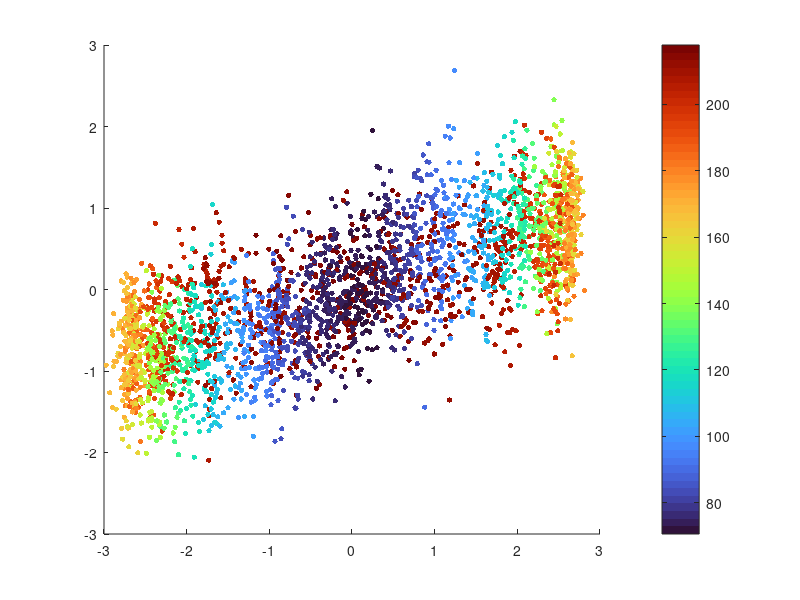

Source code (MATLAB): (Note: this script raises an error after producing the figure.)
% =========================================================================
% Project: Vehicle Dynamics & Cornering Performance Analysis
% Goal: Generate a Traction Circle (G-G Diagram) from telemetry data.
% =========================================================================

clear; clc; close all;

%% STEP 1: Generate Synthetic Telemetry Data
% Simulating 60 seconds of a lap with acceleration, braking, and cornering
time = 0:0.02:60; % 50Hz data logging rate
g = 9.81; % Acceleration due to gravity (m/s^2)

% Simulate speed (m/s) with realistic race car variations
% Base speed + sine wave for corners + random noise for sensor vibration
speed = 40 + 20*sin(2*pi*time/15) + 1.5*randn(size(time)); 

% Simulate yaw rate (rad/s) peaking when speed is lowest (mid-corner)
yaw_rate = 0.6*cos(2*pi*time/15) + 0.08*randn(size(time)); 

%% STEP 2: Signal Processing (Noise Filtering)
% Raw telemetry is unusable without filtering. Applying a moving average.
window_size = 15; % 15 samples smoothing window
smooth_speed = movmean(speed, window_size);
smooth_yaw = movmean(yaw_rate, window_size);

%% STEP 3: Vehicle Dynamics Calculations
% Calculate delta time for differentiation
dt = gradient(time);

% 1. Longitudinal Acceleration (Ax) = dv/dt
ax_ms2 = gradient(smooth_speed) ./ dt;
ax_g = ax_ms2 / g;

% 2. Lateral Acceleration (Ay) = V * YawRate
ay_ms2 = smooth_speed .* smooth_yaw;
ay_g = ay_ms2 / g; % This MUST be here before Step 4
%% STEP 4: Data Visualization (The G-G Diagram)
figure('Name', 'Vehicle Traction Circle Analysis', 'Position', [100, 100, 800, 700]);

% Create scatter plot colored by vehicle speed
% This shows *where* the grip is happening (Aero vs Mechanical)
scatter(ay_g, ax_g, 15, smooth_speed * 3.6, 'filled'); % Speed converted to km/h for colorbar
colormap(turbo); % High-contrast color map
c = colorbar;
c.Label.String = 'Vehicle Speed (km/h)';

hold on;

% Draw a theoretical friction ellipse limit (e.g., 1.5G mechanical limit)
theta = linspace(0, 2*pi, 100);
limit_g = 1.5; 
plot(limit_g * cos(theta), limit_g * sin(theta), 'r--', 'LineWidth', 2);

% Formatting the plot for professional presentation
title('Vehicle Traction Circle (G-G Diagram)', 'FontSize', 14, 'FontWeight', 'bold');
xlabel('Lateral Acceleration (G)', 'FontSize', 12);
ylabel('Longitudinal Acceleration (G)', 'FontSize', 12);

% Set axes limits to be symmetrical
axis([-2.5 2.5 -2.5 2.5]);
grid on;
axis square; % Crucial: Ensures the circle looks like a circle, not an oval
xline(0, 'k-', 'LineWidth', 1); % Y-axis line
yline(0, 'k-', 'LineWidth', 1); % X-axis line

% Add textual insights based on data spread
text(1.2, 2.0, 'Accel Limit', 'Color', 'black', 'FontSize', 10);
text(1.2, -2.0, 'Brake Limit', 'Color', 'black', 'FontSize', 10);

hold off;
%% STEP 5: Generate the Track Map
% To draw the track, we must calculate the car's X and Y coordinates.
% We do this by integrating the Yaw Rate to get the Heading Angle, 
% and then integrating Speed to get distance traveled in X and Y directions.

% 1. Calculate Heading Angle (Integration of Yaw Rate)
% cumtrapz is MATLAB's cumulative trapezoidal numerical integration function
heading_angle = cumtrapz(time, smooth_yaw); 

% 2. Calculate X and Y coordinates (Integration of Velocity)
% X = velocity * cos(heading), Y = velocity * sin(heading)
X_pos = cumtrapz(time, smooth_speed .* cos(heading_angle));
Y_pos = cumtrapz(time, smooth_speed .* sin(heading_angle));

% 3. Visualize the Track Map color-coded by Braking/Acceleration
figure('Name', 'Track Map Analysis', 'Position', [920, 100, 800, 700]);

% Scatter plot where the color is determined by Longitudinal G (ax_g)
scatter(X_pos, Y_pos, 20, ax_g, 'filled');

% Customizing the color map: Red/Yellow/Blue is great for Accel/Coast/Brake
colormap(turbo); 
c2 = colorbar;
c2.Label.String = 'Longitudinal G (Accel/Brake)';

title('Track Map: Braking and Acceleration Zones', 'FontSize', 14, 'FontWeight', 'bold');
xlabel('X Position (meters)', 'FontSize', 12);
ylabel('Y Position (meters)', 'FontSize', 12);

% axis equal is CRITICAL. Without it, your corners will look stretched!
axis equal; 
grid on;
